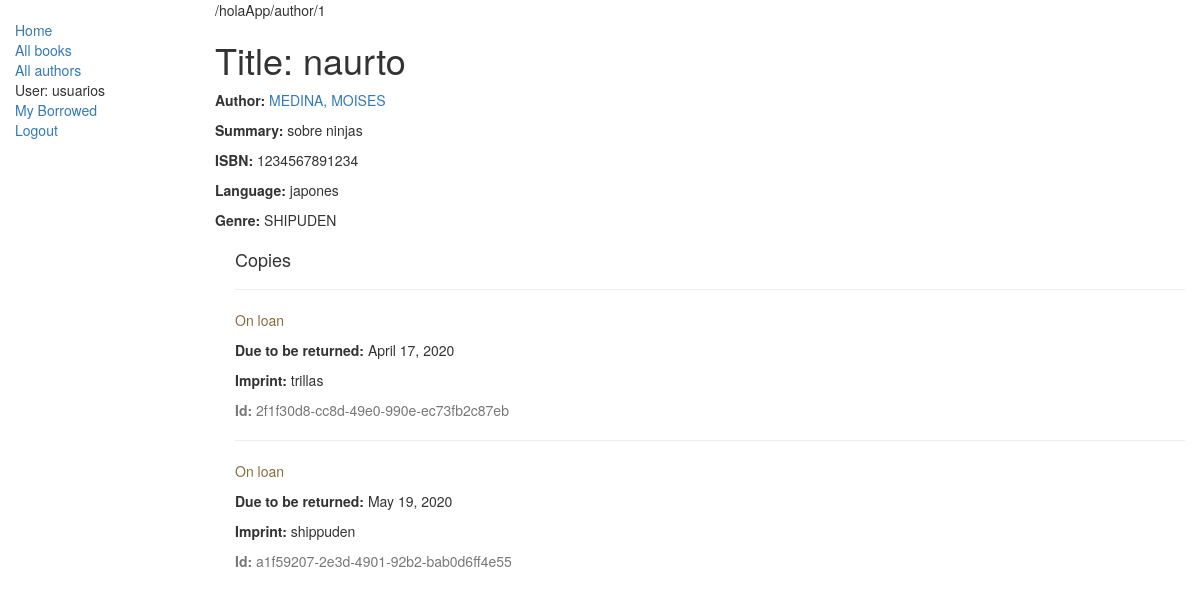
Page /holaApp/book/1 (signed in) on the earlier database version.
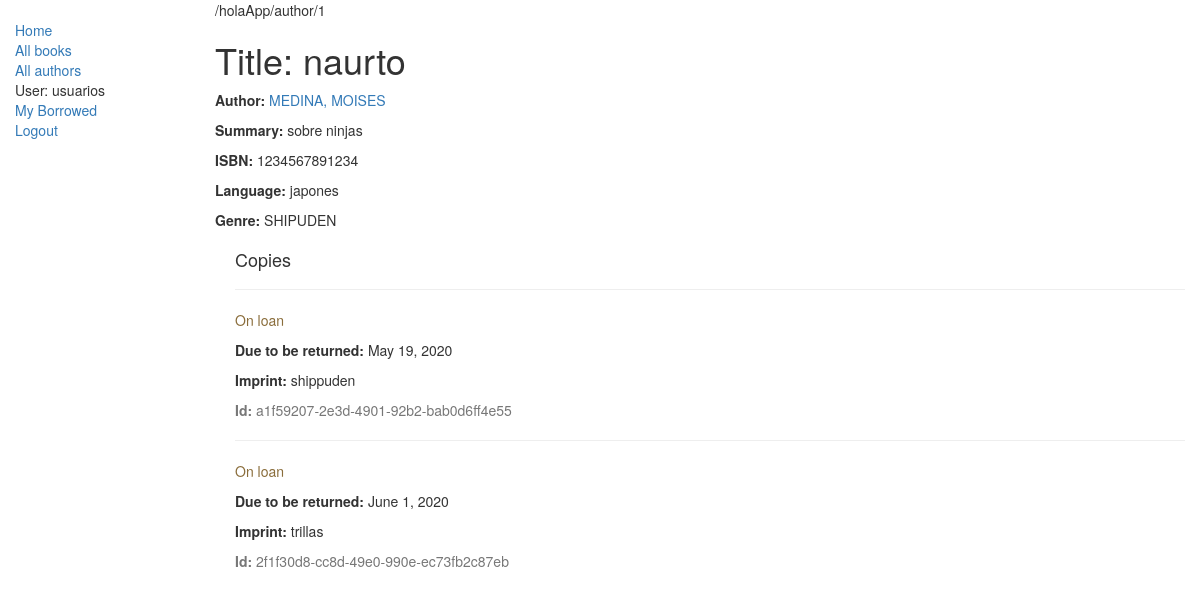
Same page on the later database version.
### holaApp/models.py (models this page shows, shortened)
class Genre(models.Model):
    name = models.CharField(max_length=200, help_text="Ingrese el nombre del género (p. ej. Ciencia Ficción, Poesía Francesa etc.)")
    def __str__(self):
        return self.name

class BookInstance(models.Model):
    id = models.UUIDField(primary_key=True, default=uuid.uuid4,
                          help_text="ID único para este libro particular en toda la biblioteca")
    book = models.ForeignKey('Book', on_delete=models.SET_NULL, null=True)
    imprint = models.CharField(max_length=200)
    due_back = models.DateField(null=True, blank=True)
    LOAN_STATUS = (
        ('m', 'Maintenance'),
        ('o', 'On loan'),
        ('a', 'Available'),
        ('r', 'Reserved'),
    )
    status = models.CharField(max_length=1, choices=LOAN_STATUS,
                              blank=True, default='m', help_text='Disponibilidad del libro')
    borrower = models.ForeignKey(User, on_delete=models.SET_NULL, null=True, blank=True)
    class Meta:
        ordering = ["due_back"]
        permissions = (("can_mark_returned", "Set book as returned"),)

### holaApp/views.py (the view)
# urls.py: url(r'^book/(?P<pk>\d+)$', views.BookDetailView.as_view(), name='book-detail'),
class BookDetailView(LoginRequiredMixin, generic.DetailView):
    login_url = '/accounts/login/'
    redirect_field_name = 'redirect_to'
    model = Book

### holaApp/models.py (called while the page is built)
    def __str__(self):
        return self.name

    def __str__(self):
        return '%s, %s' % (self.last_name, self.first_name)

### holaApp/templates/holaApp/book_detail.html (shortened to what this page needs)
{% extends "base_generic.html" %}
{% block content %}{% url 'author-detail' book.author.pk %}
<h1>Title: {{ book.title }}</h1>
<p><strong>Author:</strong> <a href="{% url 'author-detail' book.author.pk %}">{{ book.author }}</a></p>
<p><strong>Summary:</strong> {{ book.summary }}</p>
<p><strong>ISBN:</strong> {{ book.isbn }}</p>
<p><strong>Language:</strong> {{ book.language }}</p>
<p><strong>Genre:</strong> {% for genre in book.genre.all %} {{ genre }}{% endfor %}</p>
<div style="margin-left:20px;margin-top:20px">
    <h4>Copies</h4>
    {% for copy in book.bookinstance_set.all %}
    <hr>
    <p
        class="{% if copy.status == 'a' %}text-success{% elif copy.status == 'm' %}text-danger{% else %}text-warning{% endif %}">
        {{ copy.get_status_display }}</p>
    {% if copy.status != 'a' %}<p><strong>Due to be returned:</strong> {{copy.due_back}}</p>{% endif %}
    <p><strong>Imprint:</strong> {{copy.imprint}}</p>
    <p class="text-muted"><strong>Id:</strong> {{copy.id}}</p>
    {% endfor %}
</div>
{% endblock %}

Differences in the rows shown:
shown differently, row unchanged: BookInstance "May 19, 2020": moves up the list
changed BookInstance "trillas": due_back "April 17, 2020" → "June 1, 2020"
